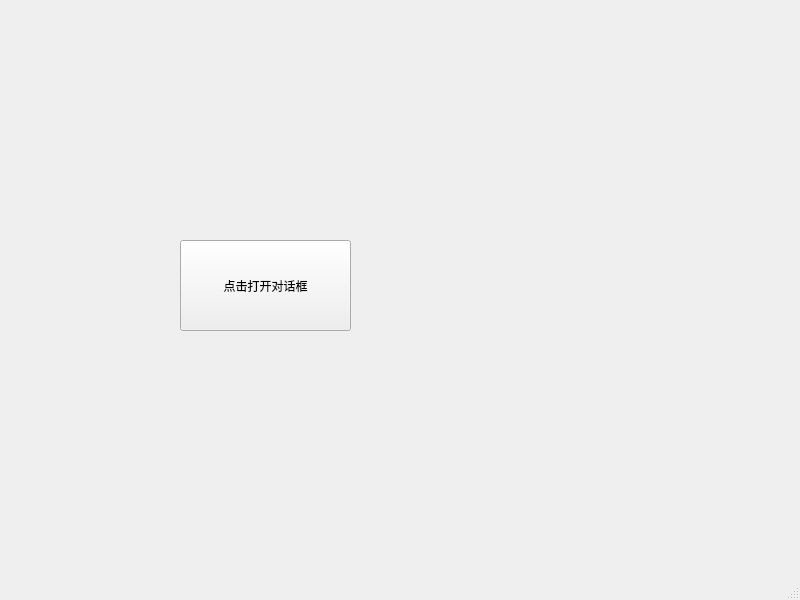
<?xml version="1.0" encoding="UTF-8"?>
<ui version="4.0">
 <class>MainWindow</class>
 <widget class="QMainWindow" name="MainWindow">
  <property name="geometry">
   <rect>
    <x>0</x>
    <y>0</y>
    <width>800</width>
    <height>600</height>
   </rect>
  </property>
  <property name="windowTitle">
   <string>MainWindow</string>
  </property>
  <widget class="QWidget" name="centralwidget">
   <widget class="QPushButton" name="pushButton">
    <property name="geometry">
     <rect>
      <x>180</x>
      <y>240</y>
      <width>171</width>
      <height>91</height>
     </rect>
    </property>
    <property name="text">
     <string>点击打开对话框</string>
    </property>
   </widget>
  </widget>
  <widget class="QMenuBar" name="menubar">
   <property name="geometry">
    <rect>
     <x>0</x>
     <y>0</y>
     <width>800</width>
     <height>25</height>
    </rect>
   </property>
  </widget>
  <widget class="QStatusBar" name="statusbar"/>
 </widget>
 <resources/>
 <connections/>
</ui>
